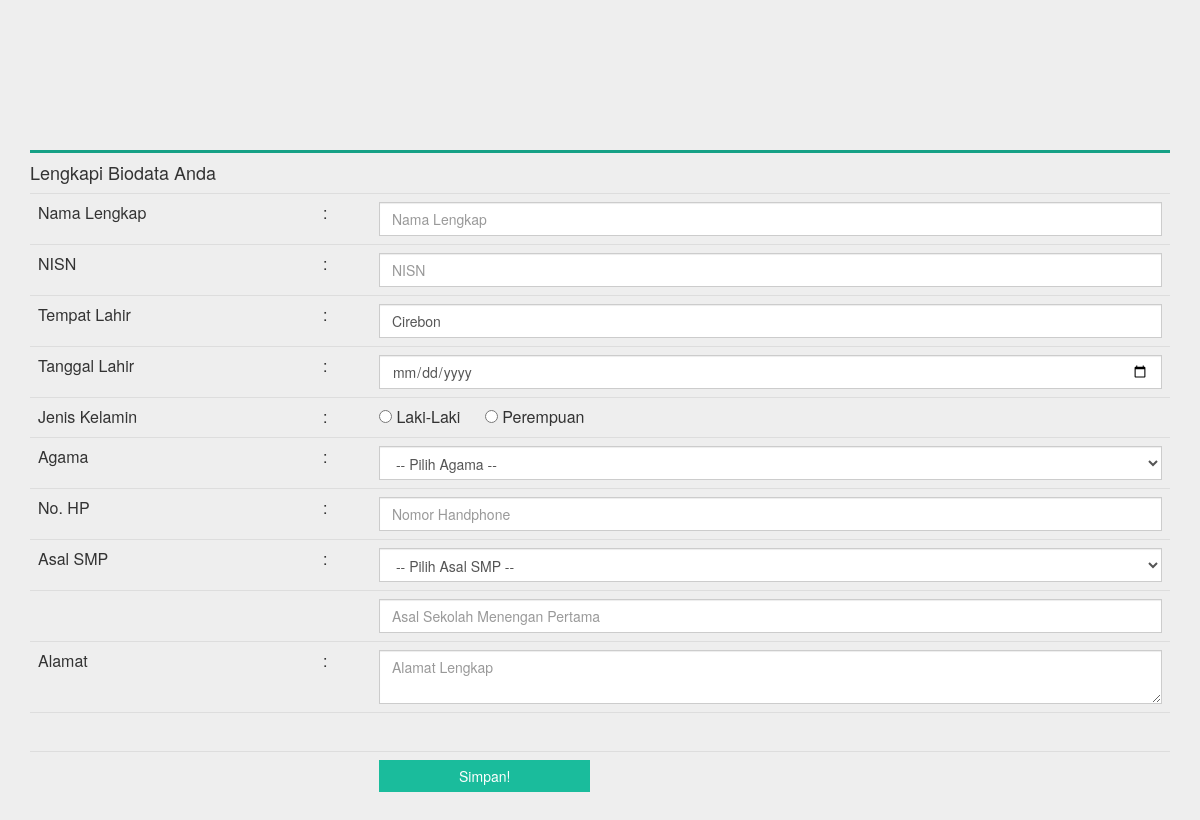
Before: /siswa/biodata.php (signed in) with the older database file.
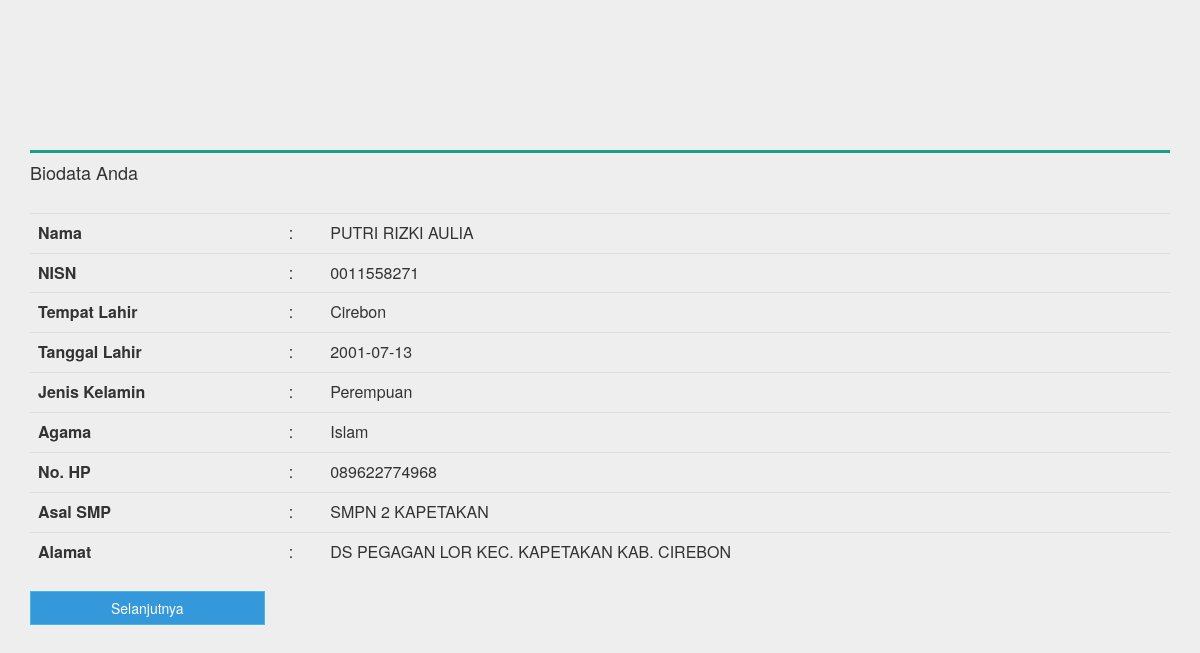
After: the same page with the newer database file.
### tables this page shows
CREATE TABLE IF NOT EXISTS `tb_biodata` (
`id` int(11) NOT NULL,
  `id_user` int(10) NOT NULL,
  `name` varchar(255) NOT NULL,
  `nisn` varchar(15) NOT NULL,
  `tmp_lahir` varchar(50) NOT NULL,
  `tgl_lahir` date NOT NULL,
  `jk` enum('Laki-Laki','Perempuan') NOT NULL,
  `agama` varchar(20) NOT NULL,
  `no_hp` varchar(20) NOT NULL,
  `alamat` text NOT NULL,
  `asal_smp` varchar(50) NOT NULL,
  `no_peserta` varchar(20) DEFAULT NULL,
  `verifikasi` tinyint(1) NOT NULL,
  `konfirmasi` tinyint(1) NOT NULL
);

### siswa/biodata.php (the view, shortened to what this page needs)
<?php
global $link;
$id_user = @$_SESSION['student']['id_user'];
$sql_bio = "SELECT * FROM tb_biodata WHERE id_user = '$id_user'";
$exec_bio = mysqli_query($link, $sql_bio);
$bio = mysqli_num_rows($exec_bio);
$x = mysqli_fetch_array($exec_bio);
if ($bio == 0) {
?>
<div class="container">
	<div class="formular">
		<form action="" method="post">
			<h4>Lengkapi Biodata Anda</h4>
			<table class="table table-form">
				<tr>
					<td class="col-md-3">Nama Lengkap</td>
					<td>:</td>
					<td><input type="text" name="name" class="form-control" placeholder="Nama Lengkap" required></td>
				</tr>
				<tr>
					<td class="col-md-3">NISN</td>
					<td>:</td>
					<td><input type="text" name="nisn" class="form-control" placeholder="NISN"  required></td>
				</tr>
				<tr>
					<td class="col-md-3">Tempat Lahir</td>
					<td>:</td>
					<td><input type="text" name="tmp_lahir" class="form-control" placeholder="Tempat Lahir"  required value="Cirebon"></td>
				</tr>
				<tr>
					<td class="col-md-3">Tanggal Lahir</td>
					<td>:</td>
					<td><input type="date" name="tgl_lahir" id="tgl" class="form-control" placeholder="DD/MM/YYYY"  required></td>
				</tr>
				<tr>
					<td class="col-md-3">Jenis Kelamin</td>
					<td>:</td>
					<td>
						<input type="radio" name="jk" value="Laki-Laki"> Laki-Laki <i class="batas"></i>
						<input type="radio" name="jk" value="Perempuan"> Perempuan
					</td>
				</tr>
				<tr>
					<td class="col-md-3">Agama</td>
					<td>:</td>
					<td>
						<select name="agama" id="" class="form-control"  required>
							<option value="">-- Pilih Agama --</option>
						</select>
					</td>
				</tr>
				<tr>
					<td class="col-md-3">No. HP</td>
					<td>:</td>
					<td><input type="text" name="no_hp" class="form-control" placeholder="Nomor Handphone" required></td>
				</tr>
				<tr>
					<td class="col-md-3">Asal SMP</td>
					<td>:</td>
					<td>
						<select name="asal_smp" class="form-control">
							<option value="">-- Pilih Asal SMP --</option>
						</select>
					</td>
				</tr>
				<tr>
					<td>&nbsp;</td>
					<td>&nbsp;</td>
					<td><input type="text" name="asal_smp" placeholder="Asal Sekolah Menengan Pertama" class="form-control"></td>
				</tr>
				<tr>
					<td class="col-md-3">Alamat</td>
					<td>:</td>
					<td>
						<textarea name="alamat" cols="5" class="form-control"  placeholder="Alamat Lengkap" required></textarea>
					</td>
				</tr>
				<tr>
					<td>&nbsp;</td>
					<td>&nbsp;</td>
					<td><input type="hidden" name="verifikasi"  value="0"></td>
				</tr>
				<tr>
					<td colspan="2">&nbsp;</td>
					<td><input type="submit" name="simpan" value="Simpan!" class="btn btn-primary"></td>
				</tr>
			</table>
		</form>
	</div>
</div>
	<?php
} else { ?>
<div class="container">
	<div class="formular">
		<h4>Biodata Anda</h4>
		<br>
		<table class="table">
				<tr>
					<th>Nama</th>
					<td>:</td>
					<td><?= $x['name']; ?></td>
				</tr>
				<tr>
					<th>NISN</th>
					<td>:</td>
					<td><?= $x['nisn'] ?></td>
				</tr>
				<tr>
					<th>Tempat Lahir</th>
					<td>:</td>
					<td><?= $x['tmp_lahir'] ?></td>
				</tr>
				<tr>
					<th>Tanggal Lahir</th>
					<td>:</td>
					<td><?= $x['tgl_lahir'] ?></td>
				</tr>
				<tr>
					<th>Jenis Kelamin</th>
					<td>:</td>
					<td><?= $x['jk'] ?></td>
				</tr>
				<tr>
					<th>Agama</th>
					<td>:</td>
					<td><?= $x['agama'] ?></td>
				</tr>
				<tr>
					<th>No. HP</th>
					<td>:</td>
					<td><?= $x['no_hp'] ?></td>
				</tr>
				<tr>
					<th>Asal SMP</th>
					<td>:</td>
					<td><?= $x['asal_smp'] ?></td>
				</tr>
				<tr>
					<th>Alamat</th>
					<td>:</td>
					<td><?= $x['alamat'] ?></td>
				</tr>
		</table>
		<a href="data.orang.tua" class="btn btn-info">Selanjutnya</a>
	</div>
</div>
<?php
}
?>

Changed rows visible on the page:
added tb_biodata: name "PUTRI RIZKI AULIA", nisn "0011558271", tmp_lahir "Cirebon", tgl_lahir "2001-07-13", jk "Perempuan", agama "Islam", no_hp "089622774968", asal_smp "SMPN 2 KAPETAKAN", alamat "DS PEGAGAN LOR KEC. KAPETAKAN KAB. CIREBON"
Other visible differences:
form field tmp_lahir: "Cirebon" → (not shown)
form field jk: "☐" → (not shown)
form field agama: "-- Pilih Agama --" → (not shown)
form field asal_smp: "-- Pilih Asal SMP --" → (not shown)
form field simpan: "Simpan!" → (not shown)
text no longer shown: "Lengkapi Biodata Anda Nama Lengkap Laki-Laki Perempuan"
text now shown: "Biodata Anda Nama Selanjutnya"
